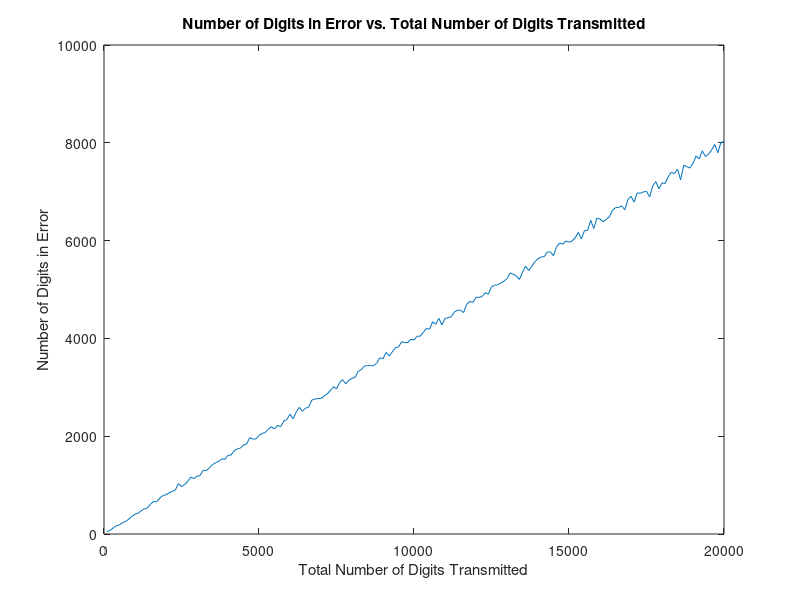
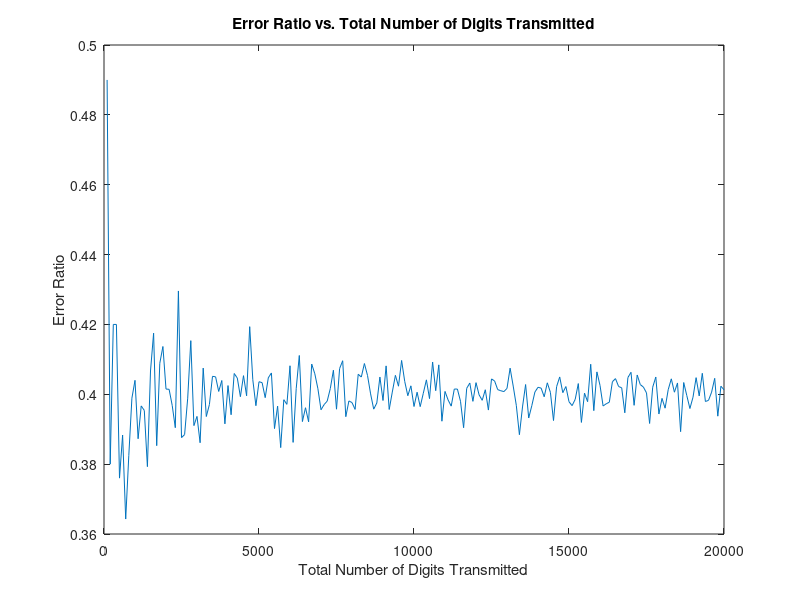

The MATLAB script that drew these images, in order:
function bsc_simulation()
    % Parameters
    min_length = 100;  % Minimum length of binary sequence
    max_length = 20000; % Maximum length of binary sequence
    step = 100;  % Step size
    error_probability = 0.4; % Error probability of the BSC

    % Arrays to store the results
    transmitted_lengths = min_length:step:max_length;
    num_errors = zeros(size(transmitted_lengths));
    error_ratios = zeros(size(transmitted_lengths));

    % Simulate for each length of binary sequence
    for idx = 1:length(transmitted_lengths)
        % Generate a binary sequence of the current length
        sequence_length = transmitted_lengths(idx);
        original_sequence = randi([0, 1], 1, sequence_length);

        % Simulate the BSC
        received_sequence = bsc(original_sequence, error_probability);

        % Calculate the number of errors
        num_errors(idx) = sum(original_sequence ~= received_sequence);

        % Calculate the ratio of errors
        error_ratios(idx) = num_errors(idx) / sequence_length;
    end

    % Plot the number of errors vs. the total number of digits transmitted
    figure;
    plot(transmitted_lengths, num_errors);
    xlabel('Total Number of Digits Transmitted');
    ylabel('Number of Digits in Error');
    title('Number of Digits in Error vs. Total Number of Digits Transmitted');

    % Plot the ratio of errors vs. the total number of digits transmitted
    figure;
    plot(transmitted_lengths, error_ratios);
    xlabel('Total Number of Digits Transmitted');
    ylabel('Error Ratio');
    title('Error Ratio vs. Total Number of Digits Transmitted');
end

% Function to simulate the binary symmetric channel
function received_sequence = bsc(original_sequence, error_probability)
    % Generate random numbers between 0 and 1 for each bit
    random_values = rand(1, length(original_sequence));
    
    % Flip the bits where the random value is less than the error probability
    received_sequence = original_sequence;
    flip_indices = random_values < error_probability;
    received_sequence(flip_indices) = ~original_sequence(flip_indices);
end
